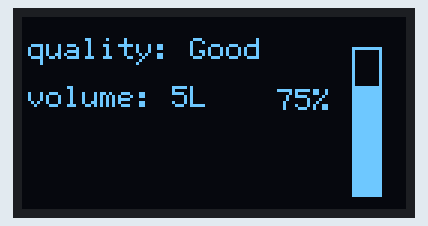
Simulated run of this sketch. Board: Arduino Uno, built with avr-gcc and run on an emulated ATmega328P. Parts: 128×64 one-colour display.

Above: at 0.1 s.
At 4.4 s:
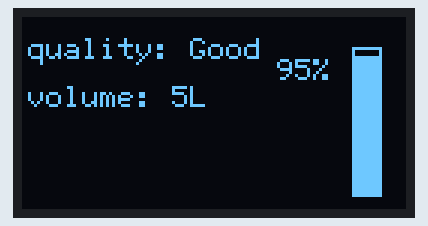
At 9.6 s:
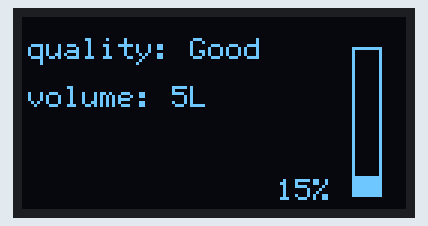
At 19.2 s:
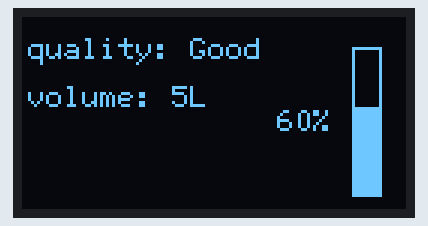
At 28.7 s:
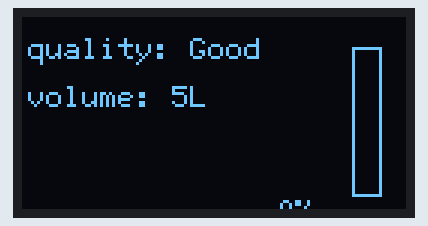
At 38.2 s:
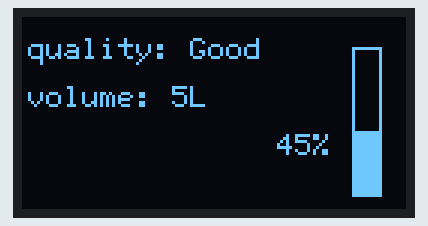

Measured:
- what the display in image 0 shows lasts 1.0 s, from 0.1 s to 1.1 s

The sketch:

display.ino
```cpp
// SCL = GPIO 22
// SDA = GPIO 21

#include <Wire.h>
#include <U8g2lib.h>

U8G2_SSD1306_128X64_NONAME_F_HW_I2C u8g2(U8G2_R0);

int percentage = 75;        // Water level %
int volume_liters = 5;      // Water volume in L
String quality = "Good";    // Can be "Good", "Normal", "Bad"

void setup() {
  u8g2.begin();
}

void loop() {
  u8g2.clearBuffer(); // clear screen

  // === 1. Quality and Volume Text ===
  u8g2.setFont(u8g2_font_6x12_tr);
  u8g2.setCursor(2, 14);
  u8g2.print("quality: ");
  u8g2.print(quality);

  u8g2.setCursor(2, 30);
  u8g2.print("volume: ");
  u8g2.print(volume_liters);
  u8g2.print("L");

  // === 2. Vertical Progress Bar ===
  int barX = 110;
  int barY = 10;
  int barWidth = 10;
  int barHeight = 50;

  // Outline
  u8g2.drawFrame(barX, barY, barWidth, barHeight);

  // Fill height
  int filledHeight = map(percentage, 0, 100, 0, barHeight);
  u8g2.drawBox(barX, barY + (barHeight - filledHeight), barWidth, filledHeight);

  // Percentage text aligned near the bar
  u8g2.setCursor(barX - 25, barY + (barHeight - filledHeight) + 8);
  u8g2.print(percentage);
  u8g2.print("%");

  u8g2.sendBuffer();

  // Simulate data update
  percentage += 5;
  if (percentage > 100) percentage = 0;
  delay(1000);
}
```
